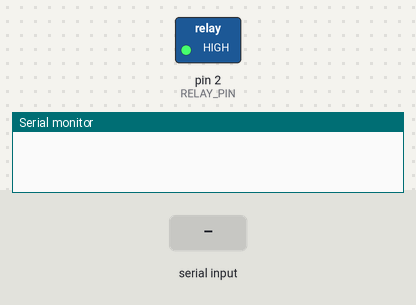
The sketch below on a simulated Arduino Uno, built with avr-gcc and run on an emulated ATmega328P. Parts: switched loads named in the sketch (green lamp = pin HIGH), the last lines printed to the serial monitor. The inputs (shaded band) are chosen by the test bench.

Above: at 1.2 s.
1.3 s: "HEARTBEAT" received over Serial
3.3 s: "VERSION" received over Serial
At 20.3 s:
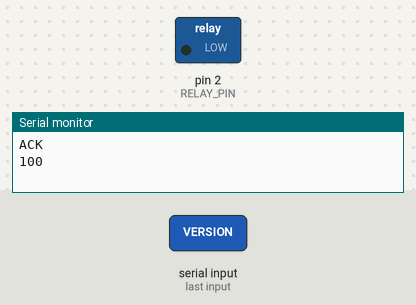
Timing chart, 0 to 20.8 s (numbered marks = the images above; inputs shaded):
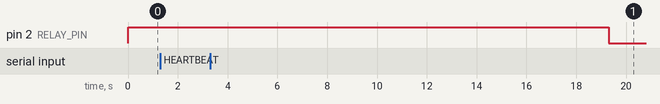

The sketch:

12VPM.ino
```cpp
// (licence header left out)
#define VERSION "100"

const int RELAY_PIN = 2;
String incomingMessage;
// The number of interation of the loop() function before cutting off power.
// We're trying to keep it at ~10 seconds. It should be siginificantly less than
// the time required to reboot the CPU.
int TTL = 30;

void setup() {
  // Everything in this function runs only once at power initiation.
  digitalWrite(RELAY_PIN, HIGH);
  pinMode(RELAY_PIN, OUTPUT);
  Serial.begin(115200);
  Serial.setTimeout(500);
}

void loop() {
  // Everything in this function runs on an infinte loop.
  incomingMessage = Serial.readString();
  if (incomingMessage == "HEARTBEAT" || incomingMessage == "VERSION"){
      // Reset TTL on each heartbeat
      TTL = 30;
      if (incomingMessage == "HEARTBEAT")
        Serial.println("ACK");
      else if (incomingMessage == "VERSION")
        Serial.println(VERSION);
      Serial.flush();
      digitalWrite(RELAY_PIN, HIGH);
      delay(500);
  }
  if (incomingMessage == ""){
      TTL--;
      if (TTL <= 0){
        digitalWrite(RELAY_PIN, LOW);
        // Reset TTL if it's about to choke the Arduino to death.
        if (TTL <= -32000)
          TTL = 30;
      }
  }
}
```

Measured:
- after the input at 3.3 s, pin 2 (RELAY_PIN): HIGH → LOW after 16.0 s instead of 14.0 s
